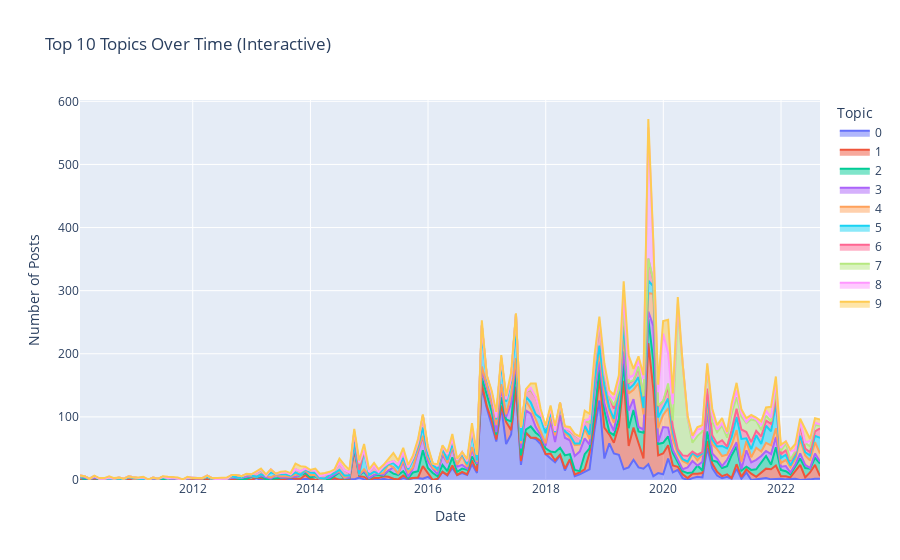

The cell this chart's notebook holds for it:
### Code cell
import plotly.express as px

topic_long = topic_pivot[range(10)].reset_index().melt(id_vars='Date', var_name='Topic', value_name='Count')

fig = px.area(topic_long, x='Date', y='Count', color='Topic',
              title='Top 10 Topics Over Time (Interactive)',
              labels={'Count':'Number of Posts'})
fig.update_layout(legend_title_text='Topic')
fig.show()

### Figure 1 — Plotly figure (JSON) as saved in the notebook; plotly's stock layout.template omitted (floating-point values rounded to 4 significant figures; data arrays with more than 128 entries replaced by an {"elided": "..."} marker saying what was removed)
{"data": [{"fillpattern": {"shape": ""}, "hovertemplate": "Topic=0<br>Date=%{x}<br>Number of Posts=%{y}<extra></extra>", "legendgroup": "0", "line": {"color": "#636efa"}, "marker": {"symbol": "circle"}, "mode": "lines", "name": "0", "orientation": "v", "showlegend": true, "stackgroup": "1", "type": "scatter", "x": {"elided": "152 str values"}, "xaxis": "x", "y": {"elided": "152 float values"}, "yaxis": "y"}, {"fillpattern": {"shape": ""}, "hovertemplate": "Topic=1<br>Date=%{x}<br>Number of Posts=%{y}<extra></extra>", "legendgroup": "1", "line": {"color": "#EF553B"}, "marker": {"symbol": "circle"}, "mode": "lines", "name": "1", "orientation": "v", "showlegend": true, "stackgroup": "1", "type": "scatter", "x": {"elided": "152 str values"}, "xaxis": "x", "y": {"elided": "152 float values"}, "yaxis": "y"}, {"fillpattern": {"shape": ""}, "hovertemplate": "Topic=2<br>Date=%{x}<br>Number of Posts=%{y}<extra></extra>", "legendgroup": "2", "line": {"color": "#00cc96"}, "marker": {"symbol": "circle"}, "mode": "lines", "name": "2", "orientation": "v", "showlegend": true, "stackgroup": "1", "type": "scatter", "x": {"elided": "152 str values"}, "xaxis": "x", "y": {"elided": "152 float values"}, "yaxis": "y"}, {"fillpattern": {"shape": ""}, "hovertemplate": "Topic=3<br>Date=%{x}<br>Number of Posts=%{y}<extra></extra>", "legendgroup": "3", "line": {"color": "#ab63fa"}, "marker": {"symbol": "circle"}, "mode": "lines", "name": "3", "orientation": "v", "showlegend": true, "stackgroup": "1", "type": "scatter", "x": {"elided": "152 str values"}, "xaxis": "x", "y": {"elided": "152 float values"}, "yaxis": "y"}, {"fillpattern": {"shape": ""}, "hovertemplate": "Topic=4<br>Date=%{x}<br>Number of Posts=%{y}<extra></extra>", "legendgroup": "4", "line": {"color": "#FFA15A"}, "marker": {"symbol": "circle"}, "mode": "lines", "name": "4", "orientation": "v", "showlegend": true, "stackgroup": "1", "type": "scatter", "x": {"elided": "152 str values"}, "xaxis": "x", "y": {"elided": "152 float values"}, "yaxis": "y"}, {"fillpattern": {"shape": ""}, "hovertemplate": "Topic=5<br>Date=%{x}<br>Number of Posts=%{y}<extra></extra>", "legendgroup": "5", "line": {"color": "#19d3f3"}, "marker": {"symbol": "circle"}, "mode": "lines", "name": "5", "orientation": "v", "showlegend": true, "stackgroup": "1", "type": "scatter", "x": {"elided": "152 str values"}, "xaxis": "x", "y": {"elided": "152 float values"}, "yaxis": "y"}, {"fillpattern": {"shape": ""}, "hovertemplate": "Topic=6<br>Date=%{x}<br>Number of Posts=%{y}<extra></extra>", "legendgroup": "6", "line": {"color": "#FF6692"}, "marker": {"symbol": "circle"}, "mode": "lines", "name": "6", "orientation": "v", "showlegend": true, "stackgroup": "1", "type": "scatter", "x": {"elided": "152 str values"}, "xaxis": "x", "y": {"elided": "152 float values"}, "yaxis": "y"}, {"fillpattern": {"shape": ""}, "hovertemplate": "Topic=7<br>Date=%{x}<br>Number of Posts=%{y}<extra></extra>", "legendgroup": "7", "line": {"color": "#B6E880"}, "marker": {"symbol": "circle"}, "mode": "lines", "name": "7", "orientation": "v", "showlegend": true, "stackgroup": "1", "type": "scatter", "x": {"elided": "152 str values"}, "xaxis": "x", "y": {"elided": "152 float values"}, "yaxis": "y"}, {"fillpattern": {"shape": ""}, "hovertemplate": "Topic=8<br>Date=%{x}<br>Number of Posts=%{y}<extra></extra>", "legendgroup": "8", "line": {"color": "#FF97FF"}, "marker": {"symbol": "circle"}, "mode": "lines", "name": "8", "orientation": "v", "showlegend": true, "stackgroup": "1", "type": "scatter", "x": {"elided": "152 str values"}, "xaxis": "x", "y": {"elided": "152 float values"}, "yaxis": "y"}, {"fillpattern": {"shape": ""}, "hovertemplate": "Topic=9<br>Date=%{x}<br>Number of Posts=%{y}<extra></extra>", "legendgroup": "9", "line": {"color": "#FECB52"}, "marker": {"symbol": "circle"}, "mode": "lines", "name": "9", "orientation": "v", "showlegend": true, "stackgroup": "1", "type": "scatter", "x": {"elided": "152 str values"}, "xaxis": "x", "y": {"elided": "152 float values"}, "yaxis": "y"}], "layout": {"legend": {"title": {"text": "Topic"}, "tracegroupgap": 0}, "title": {"text": "Top 10 Topics Over Time (Interactive)"}, "xaxis": {"anchor": "y", "domain": [0, 1], "title": {"text": "Date"}}, "yaxis": {"anchor": "x", "domain": [0, 1], "title": {"text": "Number of Posts"}}}}
